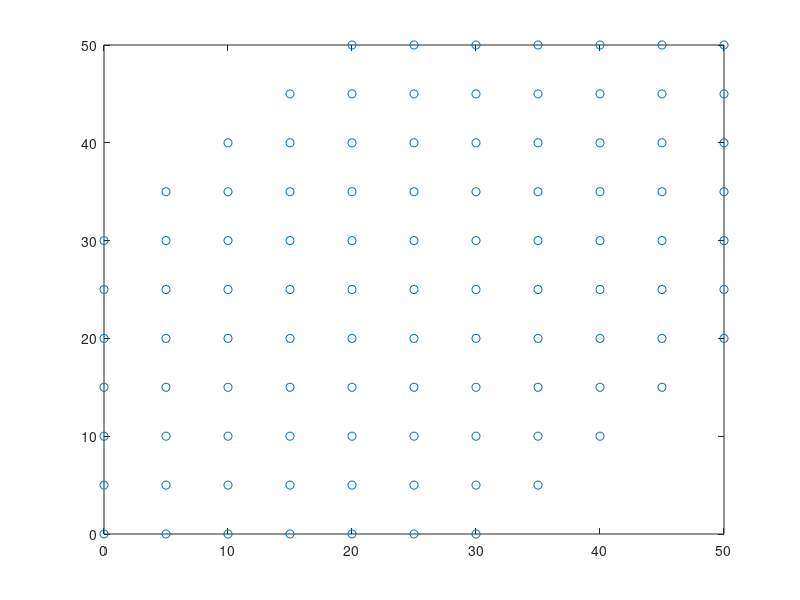

This chart was generated by the following MATLAB code: (Note: this script raises an error after producing the figure.)
% Parameters

n_objs = 101; % number of objects
source_loc = [-3;0]; % location of test source
source_loc = [2.5;2.5];
zk = 6;  % our k (wave number)
nu = 1/3; % Poisson ratio
cparams = [];
cparams.maxchunklen = 4 / zk; % max chunk size

s = 5; % spacing
box_size = s*ceil(sqrt(n_objs))-s;
[xs, ys] = meshgrid(0:s:box_size,0:s:box_size);
centers = [xs(:) ys(:)];
centers = centers + 0.*(rand(size(centers))-0.5);
temp = [centers, abs(centers(:,1) - centers(:,2))];
temp = sortrows(temp, 3);
centers = temp(1:n_objs,1:2);
plot(centers(:,1),centers(:,2),'o');

% Generating chnkr objects

npxy = 200;
pxyr = 2;
pxypts1 = pxyr*[cos(2*pi*(0:(npxy-1))/npxy);sin(2*pi*(0:(npxy-1))/npxy)];
pxypts2 = (1.2)*pxyr*[cos(2*pi*(0:(npxy-1))/npxy);sin(2*pi*(0:(npxy-1))/npxy)];
pxypts = [pxypts1,pxypts2];

coefs = [nu; 0];
opts = [];
opts.sing = 'log';
fkern =  @(s,t) chnk.flex2d.kern(zk, s, t, 'free plate first part', coefs);                          % build the desired kernel
fkern1 = @(s,t) chnk.flex2d.kern(zk, s, t, 'free plate hilbert subtract', coefs);                   % hilbert subtraction kernels in K11
fkern2 = @(s,t) chnk.flex2d.kern(zk, s, t, 'free plate coupled hilbert', coefs);                    % first part K21 coupled with hilbert transforms

hilbert = @(s,t) chnk.lap2d.kern(s, t, 'hilb');
double = @(s,t) chnk.lap2d.kern(s,t, 'd');

fkern3 = @(s,t) chnk.flex2d.kern(zk, s, t, 'free plate K21 first part', coefs);             % singularity subtration kernel in K21 (including swapping its Asmyptotics expansions)
fkern4 = @(s,t) chnk.flex2d.kern(zk, s, t, 'free plate K21 second part', coefs);            % kernels in K21 needs to multiply by curvature
fkern5 = @(s,t) chnk.flex2d.kern(zk, s, t, 'free plate K21 hilbert part', coefs);           % kernels in K21 coupled with hilbert transforms and needs to multiply by curvature
fkern6 = @(s,t) chnk.flex2d.kern(zk, s, t, 'free plate K22 second part', coefs);            % kernels in K22 needs to multiply by curvature
fkern1_trans = @(s,t) chnk.flex2d.kern(zk, s, t, 'free plate hilbert unsubtract', coefs);  % K11 without the hilbert subtraction
fkern3_trans = @(s,t) chnk.flex2d.kern(zk, s, t, 'free plate K21 first part unsubtract', coefs);             % singularity subtration kernel in K21 (including swapping its Asmyptotics expansions)

ikern1 = @(s,t) chnk.flex2d.kern(zk, s, t, 'free plate eval first', coefs);                              % build the kernel of evaluation
ikern2 = @(s,t) chnk.flex2d.kern(zk, s, t, 'free plate eval second');
ikern3 = @(s,t) chnk.flex2d.kern(zk, s, t, 'free plate eval first hilbert',coefs);

kerns = {};
kerns{1} = fkern;
kerns{2} = fkern1;
kerns{3} = fkern2;
kerns{4} = hilbert;
kerns{5} = double;
kerns{6} = fkern3;
kerns{7} = fkern4;
kerns{8} = fkern5;
kerns{9} = fkern6;
kerns{10}= fkern1_trans;
kerns{11}= fkern3_trans;

kerns{12}= ikern1;
kerns{13}= ikern2;
kerns{14}= ikern3;

tgen = tic;

sout = {};
%chnkrs = createArray(n_objs,1,'chunker');
chnkrs = {};
narm = datasample([3 4 5 6], n_objs, 'Weights',[0.3 0.25 0.25 0.25]);

for i = 1:n_objs
    %narm = round(rand(1)*4 - 0.5)+3; % between 3 and 6 and change amp 
    amp = 0.15 + 0.3*rand;

    if (i == 1) || (i == 12) || (i == 13) 
        rot = -pi/12;
        narm(i) = 3;
    else 
        rot = 2*pi*rand;
    end

    chnkr = chunkerfunc(@(t) starfish(t,narm(i),amp,[0,0],0, 1), cparams);
    chnkr = chnkr.move([0;0],centers(i,:)',rot,1);
    plot(chnkr,'k-','LineWidth',2); hold on;
    drawnow
    %chnkrs(i) = chnkr;
    sout{i} = skel_chnkr(chnkr,nu,zk,coefs,kerns,pxypts);
    chnkrs{i} = chnkr;
end

t2 = toc(tgen);
fprintf('%5.2f s : time for skeletonizing \n',t2)

iinds = zeros(n_objs,1);
ninds = zeros(n_objs,1);

icount = 1;
for ii=1:n_objs
    iinds(ii) = icount;
    ninds(ii) = 3*size(sout{ii}.sk_ou_r,2);
    icount = icount + ninds(ii);
end
ntot = icount - 1;

%%
%%%%%%%%%%%% generate the system matrix

tsyscrea = tic;

sys = eye(ntot,ntot);

for itar=1:n_objs

    tar = [];
    tar.r = sout{itar}.sk_in_r;
    tar.n = sout{itar}.sk_in_n;
    tar.d = sout{itar}.sk_in_d;
    tar.kappa = sout{itar}.kappa;

    indst = iinds(itar) + (1:ninds(itar)) - 1;

    for isrc = 1:n_objs
        
        if (isrc ~= itar)

        src = [];
        src.r = sout{isrc}.sk_ou_r;
        src.n = sout{isrc}.sk_ou_n;
        src.d = sout{isrc}.sk_ou_d;
        src.wts = sout{isrc}.sk_ou_w;

        indss = iinds(isrc) + (1:ninds(isrc)) - 1;

        tmat = get_trans_mat(src,tar,kerns);
        tmat = sout{itar}.scat_red*tmat;

        sys(indst,indss) = tmat;
        
        end

    end
end

t2 = toc(tsyscrea);

fprintf('%5.2f s : time for full matrix generation \n',t2)

%%
%%%%%%%%%%%%%%%%%%% solve

rhs = zeros(ntot,1);
theta = pi/4;
dir = [cos(theta);sin(theta)];
for ichk = 1:n_objs

    indst = iinds(ichk) + (1:ninds(ichk)) - 1;
    targs = [];
    targs.r = sout{ichk}.sk_in_r;
    targs.d = sout{ichk}.sk_in_d;
    targs.n = sout{ichk}.sk_in_n;
    targs.kappa = sout{ichk}.kappa;
    %[data] = flex_pt(zk,coefs,source_loc,targs);
    [data] = flex_wv(zk,coefs,dir,targs);
    tdens = sout{ichk}.scat_red*data;
    rhs(indst,1) = tdens;

end



%%%%%%%% now solve

tsolve = tic;
dens_red = sys\rhs;
t2 = toc(tsolve);
fprintf('%5.2f s : time for solve \n',t2)

%% post process


targ   = [];

xs = -s:s/80:box_size+s;                                    % generate some targets
ys = -s:s/80:box_size+s; 
[X,Y] = meshgrid(xs, ys);
sz = size(X);
targets = [X(:).'; Y(:).'];
[~,na] = size(targets);

in = 0;
for i = 1:n_objs
    in = in + chunkerinterior(chnkrs{i}, targets); 
end
out = ~in; 

targ.r = targets(:,find(out));

utot = 0;

for ichk = 1:n_objs

    indst = iinds(ichk) + (1:ninds(ichk)) - 1;
    tdens = dens_red(indst);

    v1 = tdens(1:3:end);
    v2 = tdens(2:3:end);
    v3 = tdens(3:3:end);

    ch1src = [];
    ch1src.r = sout{ichk}.sk_ou_r;
    ch1src.n = sout{ichk}.sk_ou_n;
    ch1src.d = sout{ichk}.sk_ou_d;
    ch1src.w = sout{ichk}.sk_ou_w;
    ik1b = ikern1(ch1src,targ)*(v1.*ch1src.w);
    ik2b = ikern2(ch1src,targ)*(v3.*ch1src.w);
    ik3b = ikern3(ch1src,targ)*(v2.*ch1src.w);

    utot = utot + ik1b+ik2b+ik3b;

end

[val, ~, ~, ~, ~] = chnk.flex2d.helmdiffgreen(zk, source_loc, targ.r);
[valK, ~, ~, ~, ~] = chnk.flex2d.helmdiffgreen(zk*(1i), source_loc, targ.r);

%%
%trueval = 1/(2*zk^2).*val - 1/(2*zk^2).*valK;
trueval = exp(1i*zk*(targ.r(1,:)*dir(1)+targ.r(2,:)*dir(2)));
utarg = zeros(na, 1);
utarg(out) = -utot+trueval.';
utarg(~out) = NaN;
utarg = reshape(utarg,sz);

%%

figure(1)
for ii=1:n_objs
   plot(chnkrs{ii},'k-','LineWidth',2); hold on;
   %scatter(sout{ii}.pxypts(1,:),sout{ii}.pxypts(2,:),1,'color','red')
end
hold on
xlim([-4, max(X(:))])
ylim([-4, max(Y(:))])
caxis([0,3])
hold on 
plot([40 40+11],[0 11])
colorbar

figure(2)
h = pcolor(X,Y,abs(utarg));
%h.FaceColor = 'interp';
set(h,'EdgeColor','None'); hold on;
axis off
xlim([-4, max(X(:))])
ylim([-4, max(Y(:))])
caxis([0,3])